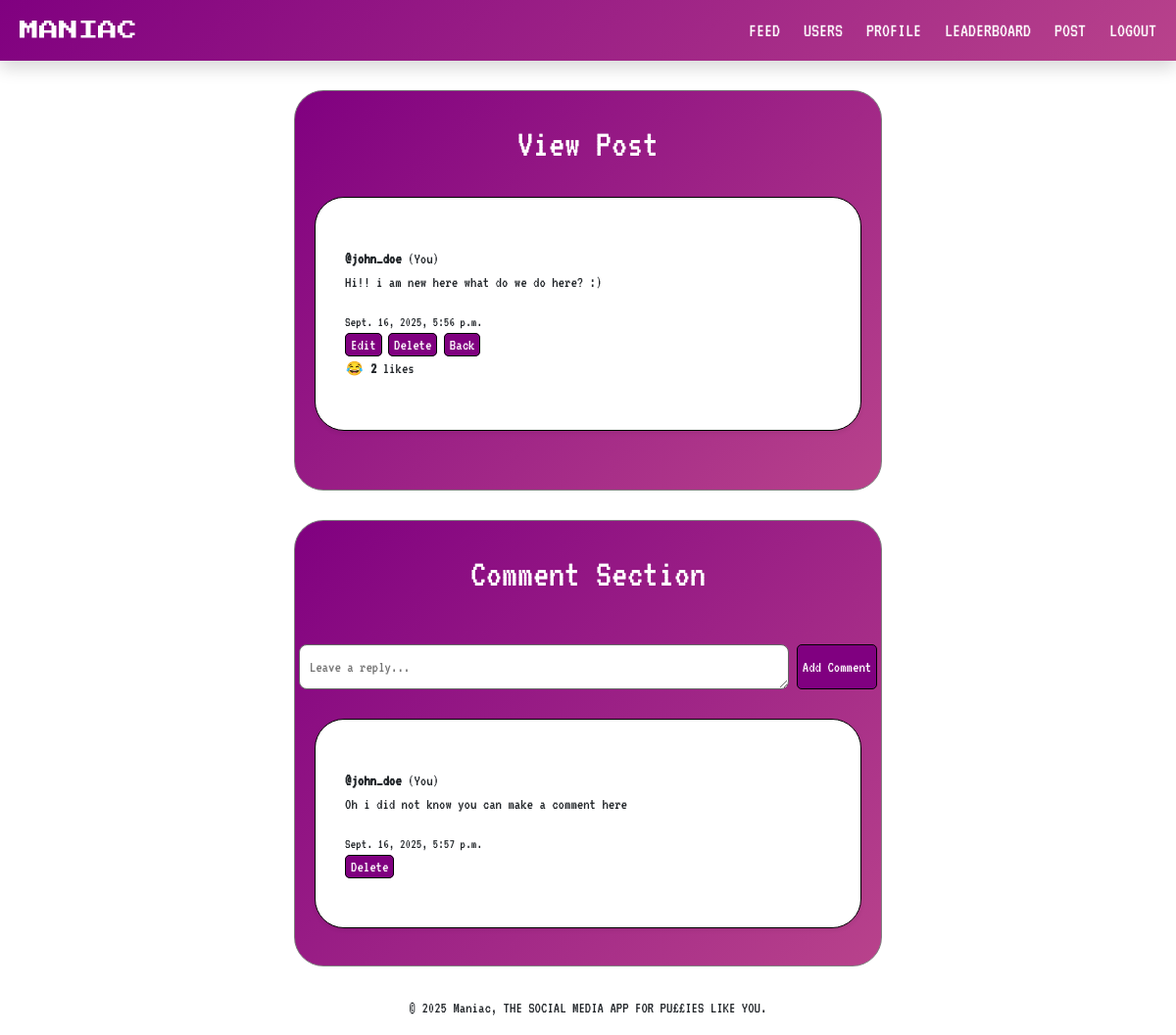
The app's page /post/22/view/ (signed in) with its own data.
### core/models.py (models this page shows, shortened)
class Post(models.Model):
    author = models.ForeignKey(User, on_delete=models.CASCADE)
    content = models.TextField()
    created_at = models.DateTimeField(auto_now_add=True)
    likes = models.ManyToManyField(User, related_name='liked_posts', blank=True)
    def total_likes(self):
        return self.likes.count()

class Comment(models.Model):
    post = models.ForeignKey("Post", on_delete=models.CASCADE, related_name="comments")
    author = models.ForeignKey(User, on_delete=models.CASCADE)
    content = models.TextField()
    created_at = models.DateTimeField(auto_now_add=True)

### core/views.py (the view)
# urls.py: path('post/<int:post_id>/view/', views.view_post, name='view_post'),
@login_required(login_url='login')
def view_post(request, post_id):
    post = get_object_or_404(Post, id=post_id)
    comments = post.comments.all().order_by("-created_at")
    if request.method == 'POST':
        form = CommentForm(request.POST)
        if form.is_valid():
            comment = form.save(commit=False)
            comment.post = post
            comment.author = request.user
            comment.save()
            return redirect('view_post', post_id=post.id)
    else:
        form = CommentForm()
    return render(request, 'core/view_post.html', {
        'post': post,
        'comments': comments,
        'form': form,
    })

### core/forms.py
class CommentForm(forms.ModelForm):
    class Meta:
        model = Comment
        fields = ['content']
        widgets = {
            'content': forms.Textarea(attrs={'rows': 1, 'placeholder': 'Leave a reply...'}),
        }

### core/templates/core/view_post.html (shortened to what this page needs)
{% extends "core/base.html" %}
{% block content %}
  <div class="container-feed-styling">
    <h1 class="font-for-text text-center text-white fs-1" style="font-size: 30px">View Post</h1>
      <div class="container-posts-styling font-for-text shadow-sm">
        <strong>@{{ post.author.username }}</strong>
        {% if post.author == user %}(You){% endif%}
        <p>{{ post.content }}</p>
        <small>{{ post.created_at }}</small>
        <div class="ms-auto">
            {% if post.author == user %}
                <a class="post-button" href="{% url 'edit_post' post.id %}">Edit</a>
                <a class="post-button" href="{% url 'delete_post' post.id %}">Delete</a>
            {% endif %}
            <a class="post-button" href="{% url 'feed' %}">Back</a>
        </div>
        <form method="post" action="{% url 'like_post' post.id %}">
          <div class="d-flex flex-row">
            <div>
              {% if user in post.likes.all %}
                <button type="submit" class="btn btn-sm p-0">😂</button>
              {% else %}
                <button type="submit" class="btn btn-sm p-0">😐</button>
              {% endif %}
              <strong>{{ post.total_likes }}</strong>
              {% if post.total_likes == 1 %} like {% else %} likes {% endif%}
            </div>
          </div>
        </form>
      </div>
  </div>
  <div class="container-feed-styling">
  <h2 class="font-for-text text-center text-white fs-1" style="font-size: 30px">Comment Section</h2>
    <form method="post" class="mb-3 font-for-text flex-column gap-3 mt-lg-5">
        <div class="d-flex justify-content-center flex-row gap-2">
            {{ form.content }}
            <button type="submit" name="comment_submit" class="post-button font-for-text">Add Comment</button>
        </div>
    </form>
    {% for comment in comments %}
        <div class="container-posts-styling font-for-text shadow-sm mb-2">
            <strong>@{{ comment.author.username }}</strong>
            {% if comment.author == user %}(You){% endif %}
            <p>{{ comment.content }}</p>
            <small>{{ comment.created_at }}</small>
            <br>
            {% if comment.author == user %}<a class="post-button" href="{% url 'delete_comment' comment.id %}">Delete</a>{% endif %}
        </div>
    {% empty %}
        <p class="text-white text-center font-for-text">No comments yet. Be the first to roast!</p>
    {% endfor %}
    </div>
{% endblock %}

### core/static/core/style.css (style rules this page uses)
.font-for-text { font-family: 'VT323'; }
.container-feed-styling { padding-block: 30px; margin-block: 30px; margin-inline: 300px; border: 1px solid gray; border-radius: 30px; background: linear-gradient(135deg, purple, rgb(241, 133, 151)); animation: gradientShift 5s ease infinite; background-size: 200% 200%; }
.container-posts-styling { padding-block: 50px; padding-inline: 30px; margin-inline: 20px; margin-block: 30px; border: 1.5px solid black; border-radius: 30px; background-color: white; }
.post-button { text-decoration: none; color: white; background-color: purple; padding: 3px; padding-inline: 5px; border-radius: 5px; border: 1px black solid; animation: gradientShift 5s ease infinite; background-size: 200% 200%; }
textarea[name="content"] { border-radius: 8px; border: 1px solid #666; padding: 10px; width: 500px }

### records on screen
Post: author.username "john_doe", content "Hi!! i am new here what do we do here? :)", created_at "Sept. 16, 2025, 5:56 p.m.", total_likes "2"
Comment: author.username "john_doe", shows "(You)", content "Oh i did not know you can make a comment here", created_at "Sept. 16, 2025, 5:57 p.m.", shows "Delete"
